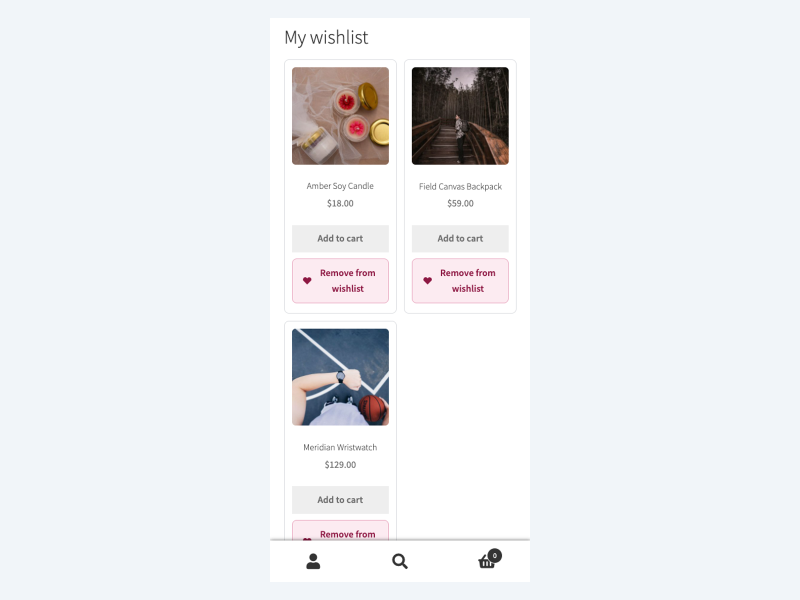
#> input picture .wordpress-org/screenshot-2.png, 1600 x 1200 px, given in place of icon-256x256.png, which was not available (shown at 1/2 size)
$ python render-banner.py
#> lines starting #> are read from the running program, lines starting #| are printed output that depends on the picture; after the words box and inside, x2 and y2 are one past the last pixel; in counts of white or black regions, pixels touching at a corner belong together; pictures that were not available may be replaced by others from this repository, and a replacement may not be noted
#!/usr/bin/env python3
"""Render wp.org banners with a padded safe zone.

Live CSS (wporg-plugins-2024):
  .plugin-banner img { width:100%; aspect-ratio:3.089; border-radius:... }

Rounded corners clip the PNG corners. Keep every glyph and the screenshot
card inside an inset so radius (and any future cover-crop) cannot cut them.
"""
from __future__ import annotations

from pathlib import Path

from PIL import Image, ImageDraw, ImageFilter, ImageFont

ROOT = Path(__file__).resolve().parent
W, H = 1544, 500
# ~20% vertical, ~7% horizontal. Content stays inside after corner rounding.
PAD_X, PAD_Y = 108, 100
NAVY = (11, 21, 51)
ACCENT = (194, 37, 92)
TEXT = (26, 37, 64)


def load_font(size: int, bold: bool = False) -> ImageFont.FreeTypeFont | ImageFont.ImageFont:
    names = (
        ("Arial Bold.ttf" if bold else "Arial.ttf", None),
        ("Helvetica.ttc", 1 if bold else 0),
        ("SFNS.ttf", None),
    )
    dirs = (
        Path("/System/Library/Fonts/Supplemental"),
        Path("/System/Library/Fonts"),
        Path("/Library/Fonts"),
    )
    for directory in dirs:
        for name, index in names:
            path = directory / name
            if not path.exists():
                continue
            try:
                if index is None:
                    return ImageFont.truetype(str(path), size)
                return ImageFont.truetype(str(path), size, index=index)
            except OSError:
                continue
    return ImageFont.load_default()


def rounded_mask(size: tuple[int, int], radius: int) -> Image.Image:
    mask = Image.new("L", size, 0)
    ImageDraw.Draw(mask).rounded_rectangle((0, 0, size[0] - 1, size[1] - 1), radius=radius, fill=255)
    return mask


def main() -> None:
    img = Image.new("RGB", (W, H), (255, 255, 255))
#> img: PIL image 1544x500 RGB; every value is 255
    draw = ImageDraw.Draw(img)
    for x in range(W):
        t = min(1.0, x / 980)
        draw.line(
            [(x, 0), (x, H)],
            fill=(
                int(255 - 8 * (1 - t)),
                int(246 + 9 * t),
                int(249 + 6 * t),
            ),
        )

    icon = Image.open(ROOT / "icon-256x256.png").convert("RGBA").resize((56, 56), Image.Resampling.LANCZOS)
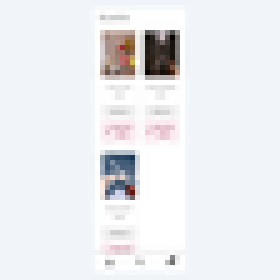
#> icon: PIL image 56x56 RGBA (shown 5 times larger); mean R, G, B, A 235.2, 236.7, 239.7, 255
    left_x = PAD_X
    title_font = load_font(48, True)
    sub_font = load_font(22, True)
    item_font = load_font(20, True)

    # Vertically center the left stack inside the safe box.
    stack_h = 56 + 18 + 28 + 24 + 3 * 40
    y = (H - stack_h) // 2
    img.paste(icon, (left_x, y), icon)
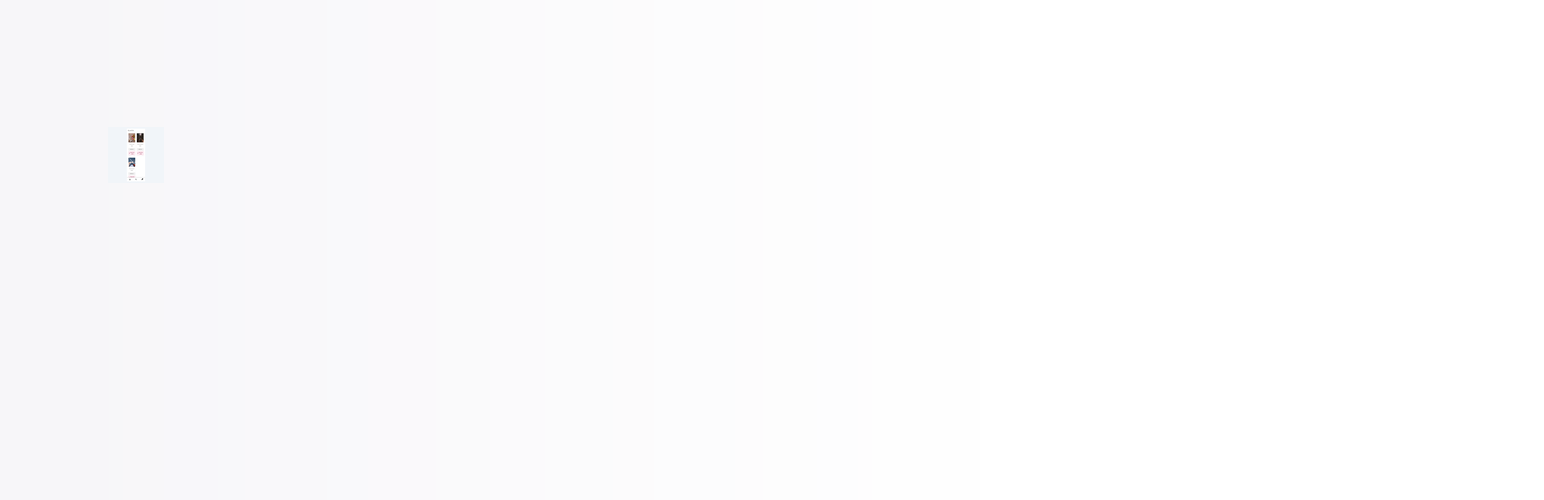
#> img: PIL image 1544x500 RGB; mean R, G, B 252.1, 251.8, 252.7
    draw.text((left_x + 68, y + 8), "Shortlist", font=title_font, fill=NAVY)
    y += 56 + 18
    draw.text((left_x, y), "Wishlist for WooCommerce", font=sub_font, fill=ACCENT)
    y += 28 + 24
    for label in (
        "Save without an account",
        "My Account wishlist tab",
        "No jQuery, no layout shift",
    ):
        draw.ellipse((left_x, y + 4, left_x + 26, y + 30), fill=ACCENT)
        draw.text((left_x + 38, y + 4), label, font=item_font, fill=TEXT)
        y += 40
#> after the loop, y = 373

    shot = Image.open(ROOT / "screenshot-1.png").convert("RGB")
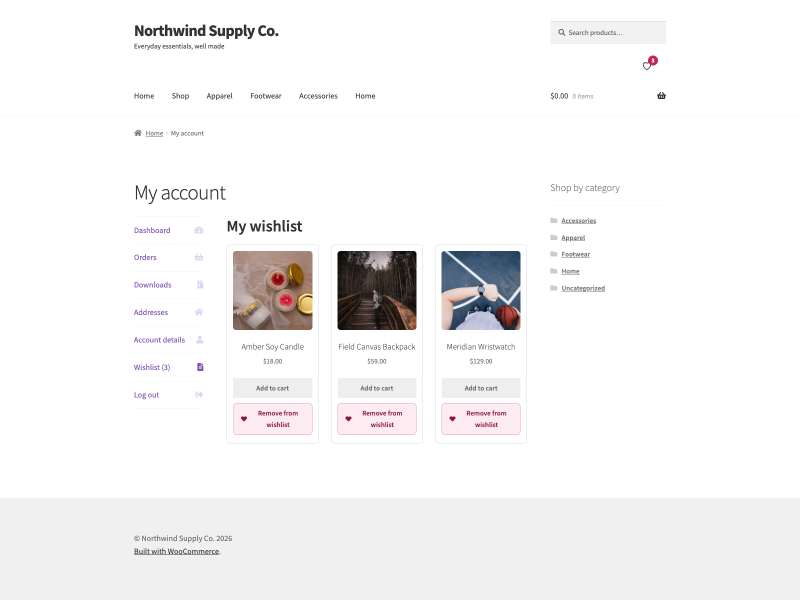
#> input picture .wordpress-org/screenshot-1.png, 1600 x 1200 px (shown at 1/2 size)
#> shot is the input picture: PIL image 1600x1200 RGB; mean R, G, B 244.8, 243.9, 244.1
    # Top product row only (landscape) so the card stays inside the inset.
    shot = shot.crop((48, 170, 1120, 760))
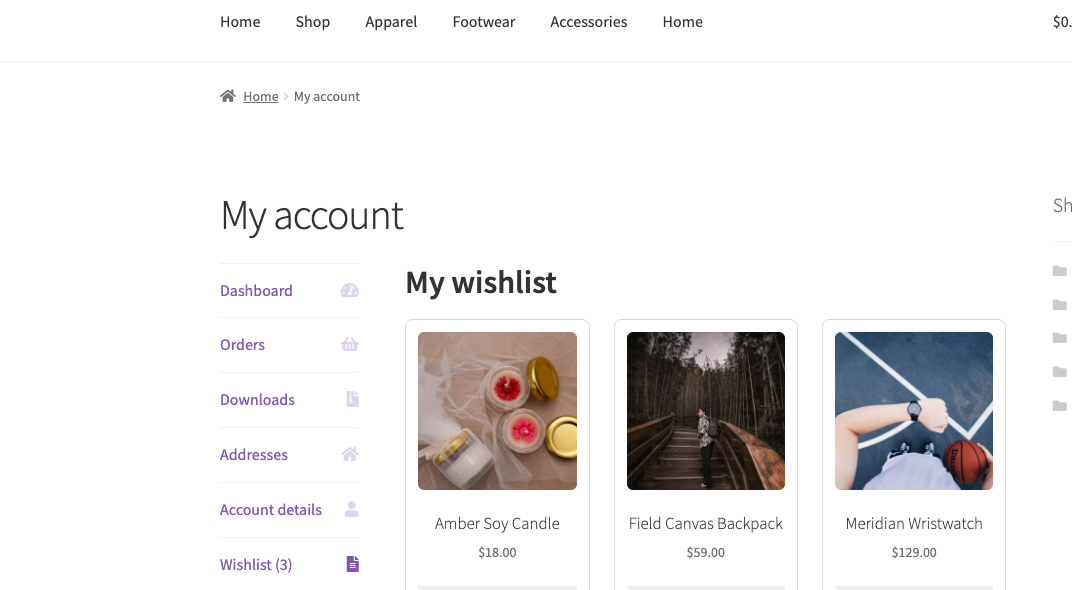
#> shot: PIL image 1072x590 RGB; mean R, G, B 235.5, 233.9, 234.1
    card_h = H - 2 * PAD_Y
    card_w = int(card_h * shot.width / shot.height)
#> card_w = 545
    shot = shot.resize((card_w, card_h), Image.Resampling.LANCZOS)
#> shot: PIL image 545x300 RGB
    mask = rounded_mask((card_w, card_h), 18)
#> in rounded_mask, `mask = Image.new("L", size, 0)`: mask: PIL image 545x300 L; every value is 0
#> in rounded_mask, `ImageDraw.Draw(mask).rounded_rectangle((0, 0, size[0] - 1, size[1] - 1..`:
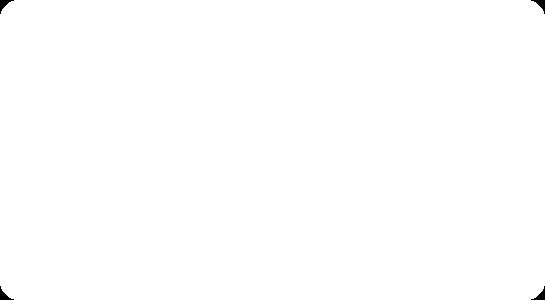
#> mask: PIL image 545x300 L; 99.8% white; 4 black regions, box (x1, y1, x2, y2) and area: (0, 0, 14, 14) 74, (531, 0, 545, 14) 74, (0, 286, 14, 300) 74, (531, 286, 545, 300) 74
    card_x = W - PAD_X - card_w
#> card_x = 891
    card_y = PAD_Y

    shadow = Image.new("RGBA", (W, H), (0, 0, 0, 0))
#> shadow: PIL image 1544x500 RGBA; every value is 0
    ImageDraw.Draw(shadow).rounded_rectangle(
        (card_x + 8, card_y + 12, card_x + card_w + 8, card_y + card_h + 12),
        radius=18,
        fill=(20, 40, 90, 48),
    )
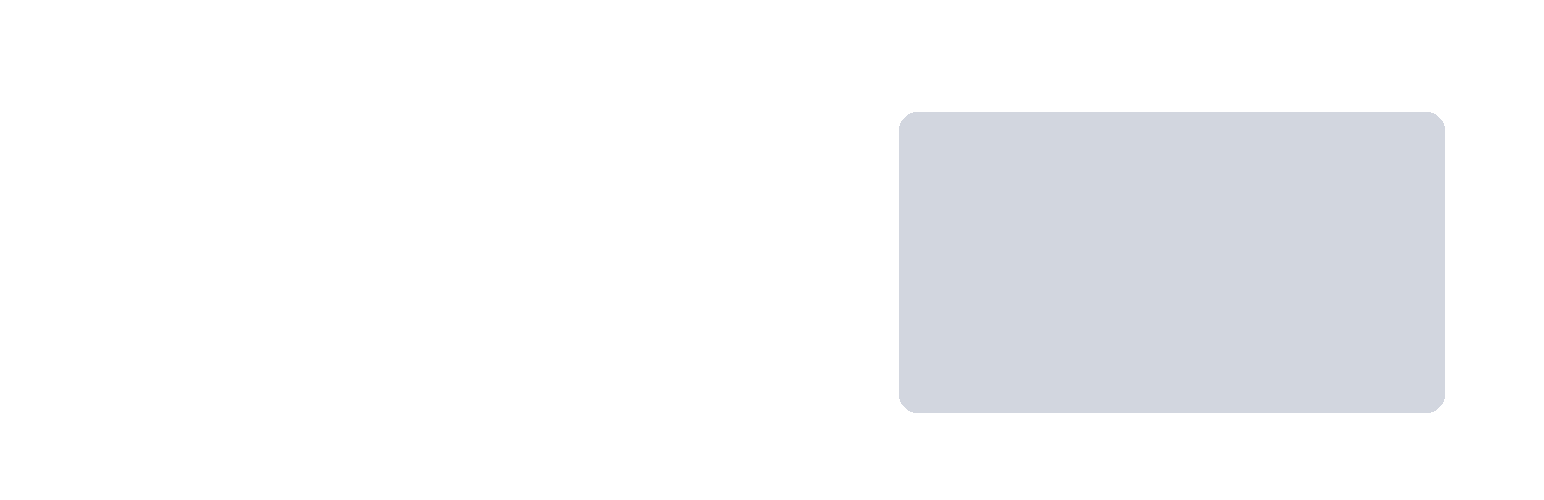
#> shadow: PIL image 1544x500 RGBA; mean R, G, B, A 4.2, 8.5, 19.1, 10.2; transparent parts drawn white
    shadow = shadow.filter(ImageFilter.GaussianBlur(16))
    img = Image.alpha_composite(img.convert("RGBA"), shadow).convert("RGB")
    img.paste(shot, (card_x, card_y), mask)
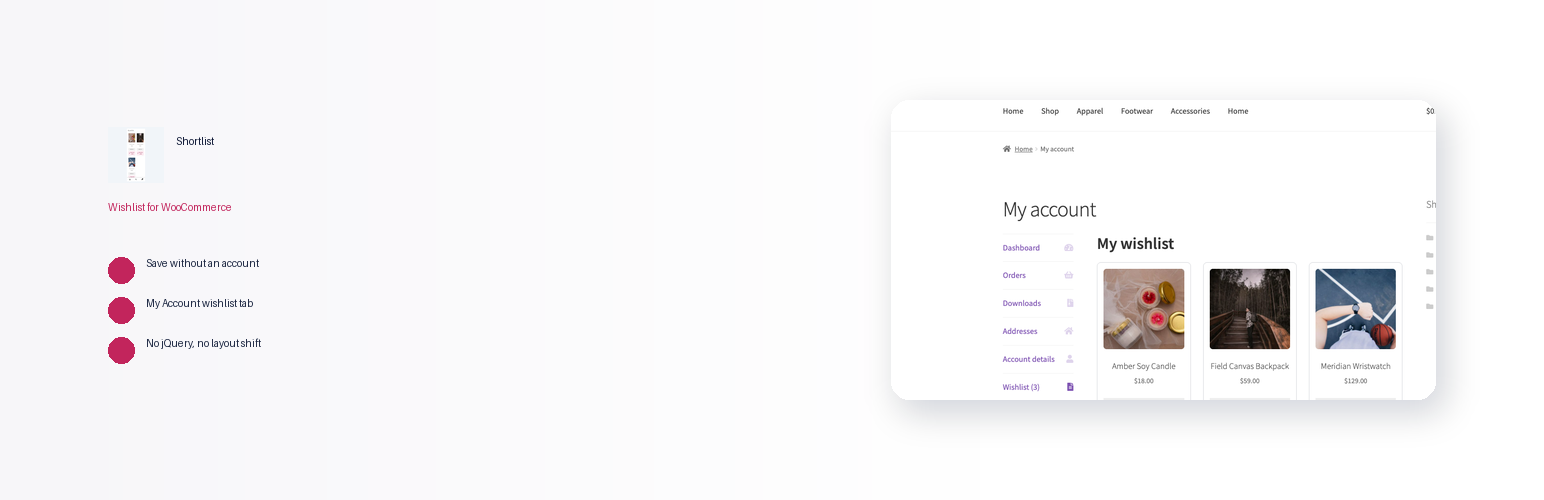
#> img: PIL image 1544x500 RGB; mean R, G, B 246.8, 245.8, 247

    retina = ROOT / "banner-1544x500.png"
    standard = ROOT / "banner-772x250.png"
    img.save(retina, "PNG", optimize=True)
    img.resize((772, 250), Image.Resampling.LANCZOS).save(standard, "PNG", optimize=True)
    print(f"wrote {retina.name} {img.size} and {standard.name}")
#| wrote banner-1544x500.png (1544, 500) and banner-772x250.png


if __name__ == "__main__":
    main()
